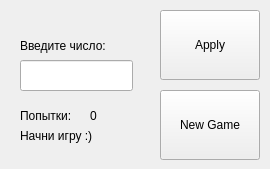
<?xml version="1.0" encoding="UTF-8"?>
<ui version="4.0">
 <class>Form_GuessTheNumber</class>
 <widget class="QWidget" name="Form_GuessTheNumber">
  <property name="geometry">
   <rect>
    <x>0</x>
    <y>0</y>
    <width>270</width>
    <height>169</height>
   </rect>
  </property>
  <property name="windowTitle">
   <string>Form</string>
  </property>
  <widget class="QPushButton" name="pushButton_Apply">
   <property name="geometry">
    <rect>
     <x>160</x>
     <y>10</y>
     <width>100</width>
     <height>70</height>
    </rect>
   </property>
   <property name="text">
    <string>Apply</string>
   </property>
  </widget>
  <widget class="QPushButton" name="pushButton_New_Game">
   <property name="geometry">
    <rect>
     <x>160</x>
     <y>90</y>
     <width>100</width>
     <height>70</height>
    </rect>
   </property>
   <property name="text">
    <string>New Game</string>
   </property>
  </widget>
  <widget class="QLabel" name="label_enter_number">
   <property name="geometry">
    <rect>
     <x>20</x>
     <y>30</y>
     <width>111</width>
     <height>31</height>
    </rect>
   </property>
   <property name="text">
    <string>Введите число:</string>
   </property>
  </widget>
  <widget class="QLineEdit" name="lineEdit">
   <property name="geometry">
    <rect>
     <x>20</x>
     <y>60</y>
     <width>113</width>
     <height>31</height>
    </rect>
   </property>
  </widget>
  <widget class="QLabel" name="label_attempts">
   <property name="geometry">
    <rect>
     <x>20</x>
     <y>100</y>
     <width>71</width>
     <height>31</height>
    </rect>
   </property>
   <property name="text">
    <string>Попытки:</string>
   </property>
  </widget>
  <widget class="QLabel" name="label_advice">
   <property name="geometry">
    <rect>
     <x>20</x>
     <y>120</y>
     <width>111</width>
     <height>31</height>
    </rect>
   </property>
   <property name="text">
    <string>Начни игру :)</string>
   </property>
  </widget>
  <widget class="QLabel" name="label_current_attempts">
   <property name="geometry">
    <rect>
     <x>90</x>
     <y>100</y>
     <width>21</width>
     <height>31</height>
    </rect>
   </property>
   <property name="text">
    <string>0</string>
   </property>
  </widget>
 </widget>
 <resources/>
 <connections/>
</ui>
